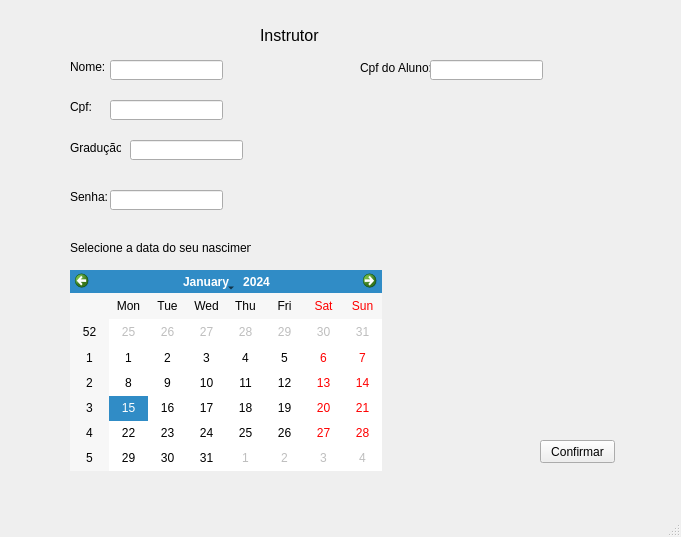
<?xml version="1.0" encoding="UTF-8"?>
<ui version="4.0">
 <class>MainWindow</class>
 <widget class="QMainWindow" name="MainWindow">
  <property name="geometry">
   <rect>
    <x>0</x>
    <y>0</y>
    <width>681</width>
    <height>537</height>
   </rect>
  </property>
  <property name="windowTitle">
   <string>MainWindow</string>
  </property>
  <widget class="QWidget" name="centralwidget">
   <widget class="QLabel" name="label">
    <property name="geometry">
     <rect>
      <x>260</x>
      <y>20</y>
      <width>81</width>
      <height>31</height>
     </rect>
    </property>
    <property name="font">
     <font>
      <pointsize>12</pointsize>
     </font>
    </property>
    <property name="text">
     <string>Instrutor</string>
    </property>
   </widget>
   <widget class="QLabel" name="label_2">
    <property name="geometry">
     <rect>
      <x>70</x>
      <y>60</y>
      <width>47</width>
      <height>13</height>
     </rect>
    </property>
    <property name="text">
     <string>Nome:</string>
    </property>
   </widget>
   <widget class="QLineEdit" name="lineEdit">
    <property name="geometry">
     <rect>
      <x>110</x>
      <y>60</y>
      <width>113</width>
      <height>20</height>
     </rect>
    </property>
   </widget>
   <widget class="QLabel" name="label_3">
    <property name="geometry">
     <rect>
      <x>70</x>
      <y>100</y>
      <width>47</width>
      <height>13</height>
     </rect>
    </property>
    <property name="text">
     <string>Cpf:</string>
    </property>
   </widget>
   <widget class="QLabel" name="label_7">
    <property name="geometry">
     <rect>
      <x>70</x>
      <y>140</y>
      <width>51</width>
      <height>16</height>
     </rect>
    </property>
    <property name="text">
     <string>Gradução:</string>
    </property>
   </widget>
   <widget class="QLineEdit" name="lineEdit_2">
    <property name="geometry">
     <rect>
      <x>110</x>
      <y>100</y>
      <width>113</width>
      <height>20</height>
     </rect>
    </property>
   </widget>
   <widget class="QCalendarWidget" name="calendarWidget">
    <property name="geometry">
     <rect>
      <x>70</x>
      <y>270</y>
      <width>312</width>
      <height>201</height>
     </rect>
    </property>
   </widget>
   <widget class="QLabel" name="label_4">
    <property name="geometry">
     <rect>
      <x>70</x>
      <y>240</y>
      <width>181</width>
      <height>16</height>
     </rect>
    </property>
    <property name="text">
     <string>Selecione a data do seu nascimento</string>
    </property>
   </widget>
   <widget class="QLineEdit" name="lineEdit_3">
    <property name="geometry">
     <rect>
      <x>130</x>
      <y>140</y>
      <width>113</width>
      <height>20</height>
     </rect>
    </property>
   </widget>
   <widget class="QPushButton" name="pushButton">
    <property name="geometry">
     <rect>
      <x>540</x>
      <y>440</y>
      <width>75</width>
      <height>23</height>
     </rect>
    </property>
    <property name="text">
     <string>Confirmar</string>
    </property>
   </widget>
   <widget class="QLabel" name="label_13">
    <property name="geometry">
     <rect>
      <x>70</x>
      <y>190</y>
      <width>47</width>
      <height>13</height>
     </rect>
    </property>
    <property name="text">
     <string>Senha:</string>
    </property>
   </widget>
   <widget class="QLineEdit" name="lineEdit_11">
    <property name="geometry">
     <rect>
      <x>110</x>
      <y>190</y>
      <width>113</width>
      <height>20</height>
     </rect>
    </property>
   </widget>
   <widget class="QLabel" name="label_5">
    <property name="geometry">
     <rect>
      <x>360</x>
      <y>60</y>
      <width>71</width>
      <height>16</height>
     </rect>
    </property>
    <property name="text">
     <string>Cpf do Aluno:</string>
    </property>
   </widget>
   <widget class="QLineEdit" name="lineEdit_4">
    <property name="geometry">
     <rect>
      <x>430</x>
      <y>60</y>
      <width>113</width>
      <height>20</height>
     </rect>
    </property>
   </widget>
  </widget>
  <widget class="QMenuBar" name="menubar">
   <property name="geometry">
    <rect>
     <x>0</x>
     <y>0</y>
     <width>681</width>
     <height>21</height>
    </rect>
   </property>
  </widget>
  <widget class="QStatusBar" name="statusbar"/>
 </widget>
 <resources/>
 <connections/>
</ui>
